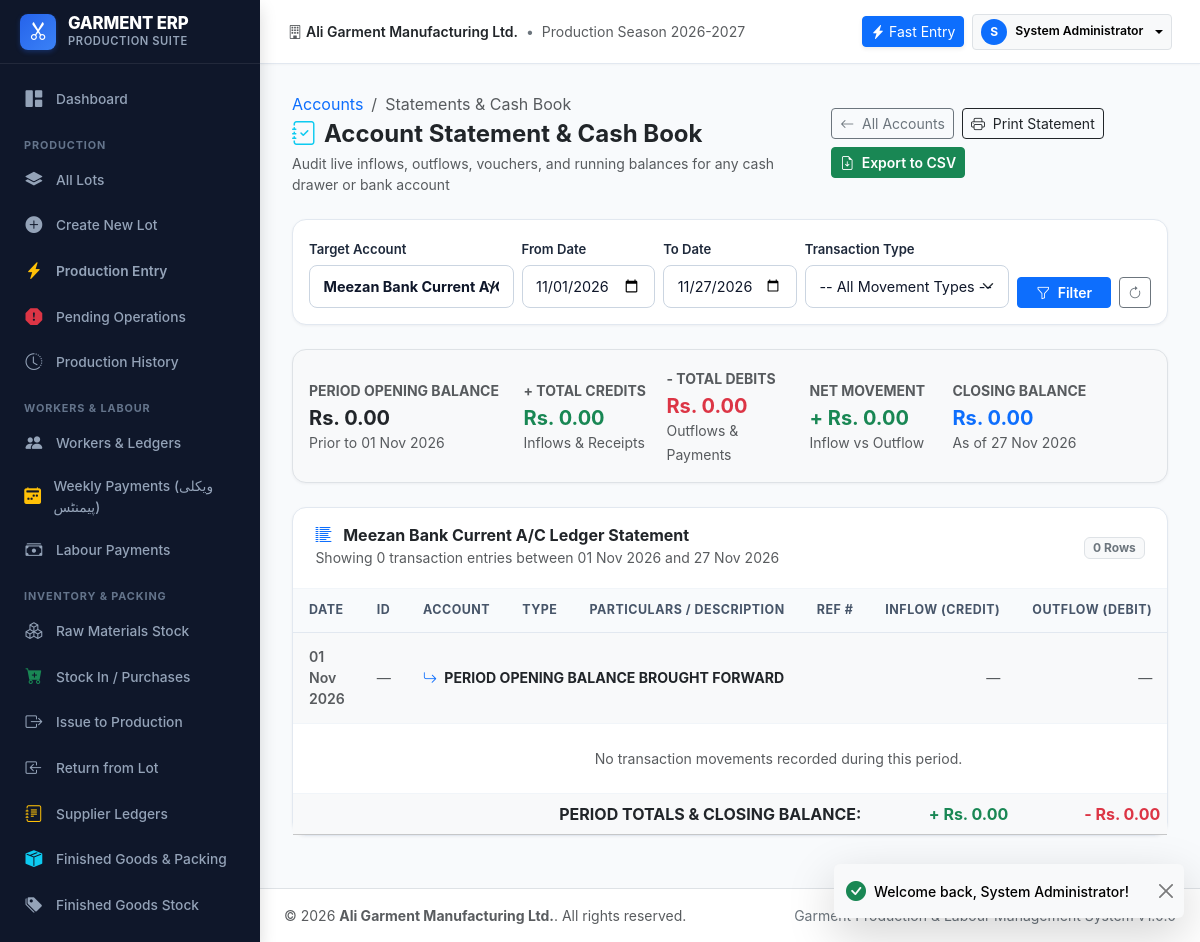
Page /modules/accounts/statement.php?account_id=2 (signed in) on the committed database.
### tables this page shows
CREATE TABLE `users` (
    `id` INT AUTO_INCREMENT PRIMARY KEY,
    `username` VARCHAR(50) NOT NULL UNIQUE,
    `password_hash` VARCHAR(255) NOT NULL,
    `full_name` VARCHAR(100) NOT NULL,
    `role_id` INT NOT NULL,
    `phone` VARCHAR(30) NULL,
    `email` VARCHAR(100) NULL,
    `is_active` TINYINT(1) NOT NULL DEFAULT 1,
    `created_at` DATETIME NOT NULL DEFAULT CURRENT_TIMESTAMP,
    `updated_at` DATETIME NOT NULL DEFAULT CURRENT_TIMESTAMP ON UPDATE CURRENT_TIMESTAMP,
    FOREIGN KEY (`role_id`) REFERENCES `roles`(`id`)
);

CREATE TABLE `cash_bank_accounts` (
    `id` INT AUTO_INCREMENT PRIMARY KEY,
    `account_name` VARCHAR(100) NOT NULL,
    `account_number` VARCHAR(50) NULL,
    `bank_name` VARCHAR(100) NULL,
    `current_balance` DECIMAL(14,2) NOT NULL DEFAULT 0.00,
    `is_active` TINYINT(1) NOT NULL DEFAULT 1
);

### modules/accounts/statement.php (the view, shortened to what the rows shown need)
<?php
require_once __DIR__ . '/../../config/config.php';
require_once __DIR__ . '/../../config/auth.php';
require_login();
$db = get_db();
$accountId = (int)($_GET['account_id'] ?? 0);
$startDate = trim($_GET['start_date'] ?? date('Y-m-01'));
$endDate = trim($_GET['end_date'] ?? date('Y-m-d'));
$accounts = $db->query("SELECT * FROM cash_bank_accounts ORDER BY is_active DESC, account_name ASC")->fetchAll();
$selectedAccount = null;
if ($accountId > 0) {
    foreach ($accounts as $a) {
        if ($a['id'] == $accountId) {
            $selectedAccount = $a;
            break;
        }
    }
}
$sql = "SELECT at.*, cba.account_name, cba.bank_name, cba.account_number,
               rel.account_name AS related_name, u.full_name AS recorder_name
        FROM account_transactions at
        JOIN cash_bank_accounts cba ON at.account_id = cba.id
        LEFT JOIN cash_bank_accounts rel ON at.related_account_id = rel.id
        LEFT JOIN users u ON at.created_by = u.id
        WHERE at.transaction_date BETWEEN ? AND ?";
$params = [$startDate, $endDate];
if ($accountId > 0) {
    $sql .= " AND at.account_id = ?";
    $params[] = $accountId;
}
$sql .= " ORDER BY at.transaction_date ASC, at.id ASC";
$stmt = $db->prepare($sql);
$stmt->execute($params);
$transactions = $stmt->fetchAll();
require_once __DIR__ . '/../../includes/header.php';
?>
<div class="app-main">
    <?php require_once __DIR__ . '/../../includes/topbar.php'; ?>
    <div class="app-content">
        <div class="card-modern">
            <div class="card-modern-header d-flex justify-content-between align-items-center">
                <div>
                    <h6 class="fw-bold mb-0 text-dark">
                        <i class="bi bi-list-columns-reverse me-2 text-primary"></i>
                        <?= $selectedAccount ? clean($selectedAccount['account_name']) . " Ledger Statement" : "Consolidated General Cash Book" ?>
                    </h6>
                    <span class="text-muted small">Showing <?= count($transactions) ?> transaction entries between <?= format_date($startDate) ?> and <?= format_date($endDate) ?></span>
                </div>
            </div>
            <div class="card-modern-body p-0">
                <div class="table-responsive">
                    <table class="table table-modern align-middle mb-0" id="statementTable">
                        <thead>
                            <tr>
                                <th style="width: 105px;">Date</th>
                                <th style="width: 70px;">ID</th>
                                <th>Account</th>
                                <th>Type</th>
                                <th>Particulars / Description</th>
                                <th>Ref #</th>
                                <th class="text-end" style="width: 140px;">Inflow (Credit)</th>
                                <th class="text-end" style="width: 140px;">Outflow (Debit)</th>
                            </tr>
                        </thead>
                    </table>
                </div>
            </div>
        </div>
    </div>
<?php require_once __DIR__ . '/../../includes/footer.php'; ?>

### includes/topbar.php (shortened to what the rows shown need)
<?php
$currentUser = current_user();
?>
<header class="app-topbar">
    <div class="d-flex align-items-center gap-2">
        <div class="dropdown">
            <button class="btn btn-sm btn-light border dropdown-toggle d-flex align-items-center gap-2" type="button" data-bs-toggle="dropdown" aria-expanded="false">
                <div class="bg-primary text-white rounded-circle d-flex align-items-center justify-content-center" style="width: 26px; height: 26px; font-size: 0.75rem; font-weight: 700;">
                    <?= strtoupper(substr($currentUser['full_name'] ?? 'U', 0, 1)) ?>
                </div>
                <span class="d-none d-md-inline fw-semibold small"><?= clean($currentUser['full_name'] ?? 'User') ?></span>
            </button>
        </div>
    </div>
</header>

### rows in the picture
users: full_name "S", full_name "System Administrator"
cash_bank_accounts: account_name "Meezan Bank Current A/C"

### other values in the picture
get_setting('company_name', 'Garment ERP') "Ali Garment Manufacturing Ltd."
format_currency($openingPeriodBalance) "Rs. 0.00"
format_date($startDate) "01 Nov 2026"
format_currency($totalCredit) "Rs. 0.00"
format_currency($totalDebit) "Rs. 0.00"
format_currency($netMovement) "Rs. 0.00"
format_currency($closingPeriodBalance) "Rs. 0.00"
format_date($endDate) "27 Nov 2026"
count($transactions) "0"
form field account_id "Meezan Bank Current A/C (Rs. 450,000.00)"
